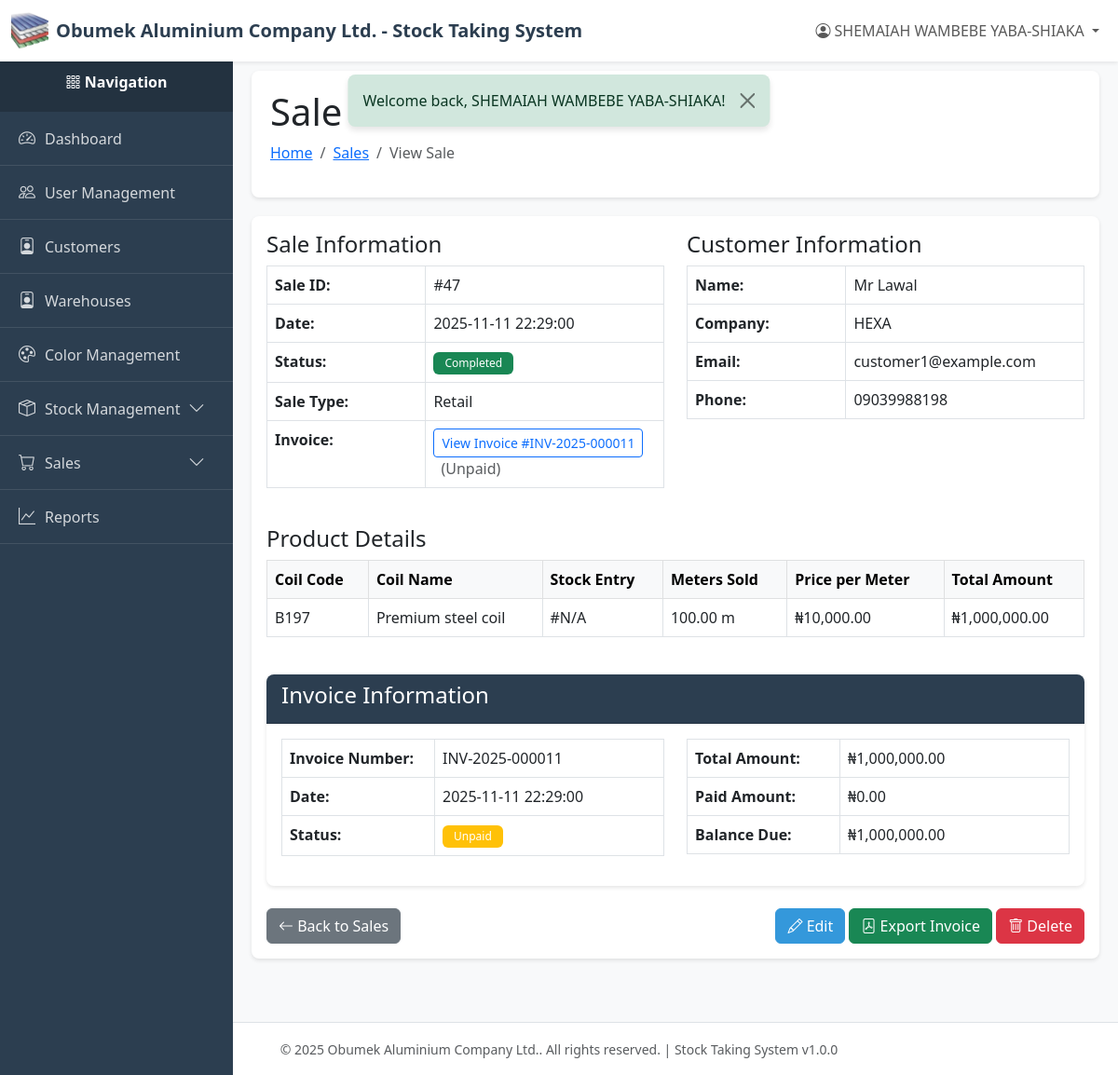
Page /index.php?page=sales_view&id=47 (signed in) on the earlier database version.
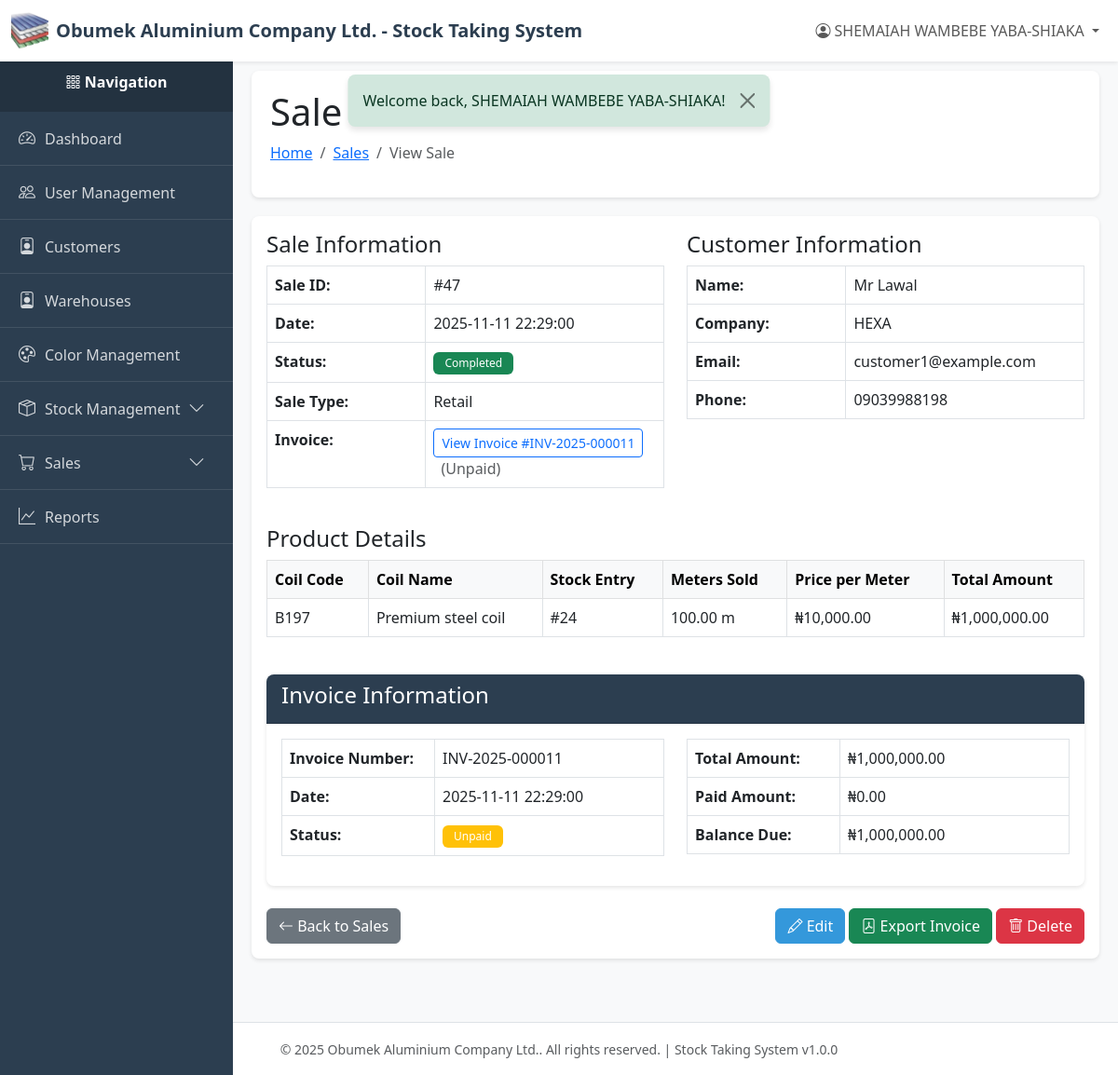
Same page on the later database version.
### tables this page shows
CREATE TABLE `stock_entries` (
  `id` int(11) NOT NULL,
  `coil_id` int(11) NOT NULL,
  `meters` decimal(10,2) NOT NULL,
  `meters_remaining` decimal(10,2) NOT NULL,
  `meters_used` decimal(10,2) DEFAULT 0.00,
  `status` enum('available','factory_use','sold') NOT NULL DEFAULT 'available' COMMENT 'Stock entry status: available for direct sale or factory use',
  `created_by` int(11) NOT NULL,
  `created_at` timestamp NOT NULL DEFAULT current_timestamp(),
  `updated_at` timestamp NULL DEFAULT NULL ON UPDATE current_timestamp(),
  `deleted_at` timestamp NULL DEFAULT NULL
);

### index.php (called while the page is built, shortened)
<?php
require_once __DIR__ . '/controllers/routes.php';

### config/db.php (called while the page is built, shortened)
<?php
class Database {
    private static $instance = null;
    private $connection;
    private $host = 'localhost';
    private $db_name = 'stock_system';
    private $username = 'root';
    private $password = '';
    private $charset = 'utf8mb4';
    private function __construct() {
        try {
            $dsn = "mysql:host={$this->host};dbname={$this->db_name};charset={$this->charset}";
            $options = [
                PDO::ATTR_ERRMODE            => PDO::ERRMODE_EXCEPTION,
                PDO::ATTR_DEFAULT_FETCH_MODE => PDO::FETCH_ASSOC,
                PDO::ATTR_EMULATE_PREPARES   => false,
            ];
            $this->connection = new PDO($dsn, $this->username, $this->password, $options);
        } catch (PDOException $e) {
            error_log("Database Connection Error: " . $e->getMessage());
            die("Database connection failed. Please contact the administrator.");
        }
    }
    public static function getInstance() {
        if (self::$instance === null) {
            self::$instance = new self();
        }
        return self::$instance;
    }
    public function getConnection() {
        return $this->connection;
    }
}

### models/sale.php (called while the page is built, shortened)
<?php
require_once __DIR__ . '/../config/db.php';
class Sale {
    private $db;
    private $table = 'sales';
    private $invoiceTable = 'invoices';
    public function __construct() {
        $this->db = Database::getInstance()->getConnection();
    }
    public function findById($id) {
        try {
            $sql = "SELECT s.*,
                           c.name as customer_name, c.phone as customer_phone,
                           co.code as coil_code, co.name as coil_name, co.status as coil_status,
                           u.name as created_by_name
                    FROM {$this->table} s
                    LEFT JOIN customers c ON s.customer_id = c.id
                    LEFT JOIN coils co ON s.coil_id = co.id
                    LEFT JOIN users u ON s.created_by = u.id
                    WHERE s.id = :id AND s.deleted_at IS NULL";
            $stmt = $this->db->prepare($sql);
            $stmt->execute([':id' => $id]);
            return $stmt->fetch();
        } catch (PDOException $e) {
            error_log("Sale find error: " . $e->getMessage());
            return false;
        }
    }
    public function getInvoice($saleId) {
        try {
            $sql = "SELECT * FROM {$this->invoiceTable} WHERE sale_id = ? ORDER BY created_at DESC LIMIT 1";
            $stmt = $this->db->prepare($sql);
            $stmt->execute([$saleId]);
            $invoice = $stmt->fetch();
            if ($invoice && isset($invoice['invoice_shape'])) {
                $invoice['invoice_shape'] = json_decode($invoice['invoice_shape'], true);
            }
            return $invoice;
        } catch (PDOException $e) {
            error_log("Error getting sale invoice: " . $e->getMessage());
            return false;
        }
    }
}

### models/customer.php (called while the page is built, shortened)
<?php
require_once __DIR__ . '/../config/db.php';
class Customer {
    private $db;
    private $table = 'customers';
    public function __construct() {
        $this->db = Database::getInstance()->getConnection();
    }
    public function findById($id) {
        try {
            $sql = "SELECT * FROM {$this->table} WHERE id = :id AND deleted_at IS NULL";
            $stmt = $this->db->prepare($sql);
            $stmt->execute([':id' => $id]);
            return $stmt->fetch();
        } catch (PDOException $e) {
            error_log("Customer find error: " . $e->getMessage());
            return false;
        }
    }
}

### models/coil.php (called while the page is built, shortened)
<?php
require_once __DIR__ . '/../config/db.php';
class Coil
{
    private $db;
    private $table = 'coils';
    public function __construct()
    {
        $this->db = Database::getInstance()->getConnection();
    }
    public function findById($id)
    {
        try {
            $sql = "SELECT c.*, col.name as color_name, col.code as color_code, col.hex_code as color_hex
                    FROM {$this->table} c
                    LEFT JOIN colors col ON c.color_id = col.id
                    WHERE c.id = :id AND c.deleted_at IS NULL";
            $stmt = $this->db->prepare($sql);
            $stmt->execute([':id' => $id]);
            return $stmt->fetch();
        } catch (PDOException $e) {
            error_log('Coil find error: ' . $e->getMessage());
            return false;
        }
    }
}

### models/stock_entry.php (called while the page is built, shortened)
<?php
require_once __DIR__ . '/../config/db.php';
class StockEntry
{
    private $db;
    private $table = 'stock_entries';
    public function __construct()
    {
        $this->db = Database::getInstance()->getConnection();
    }
    public function findById($id)
    {
        try {
            $sql = "SELECT se.*, c.code as coil_code, c.name as coil_name, c.status as coil_status
                    FROM {$this->table} se
                    LEFT JOIN coils c ON se.coil_id = c.id
                    WHERE se.id = :id AND se.deleted_at IS NULL";
            $stmt = $this->db->prepare($sql);
            $stmt->execute([':id' => $id]);
            return $stmt->fetch();
        } catch (PDOException $e) {
            error_log('Stock entry find error: ' . $e->getMessage());
            return false;
        }
    }
}

### views/sales/view.php (the view, shortened to what the changed rows need)
<?php
require_once __DIR__ . '/../../config/db.php';
require_once __DIR__ . '/../../models/sale.php';
require_once __DIR__ . '/../../models/customer.php';
require_once __DIR__ . '/../../models/coil.php';
require_once __DIR__ . '/../../models/stock_entry.php';
$saleId = $_GET['id'] ?? null;
$saleModel = new Sale();
$sale = $saleModel->findById($saleId);
$customerModel = new Customer();
$coilModel = new Coil();
$stockEntryModel = new StockEntry();
$customer = $customerModel->findById($sale['customer_id']);
$coil = $coilModel->findById($sale['coil_id']);
$stockEntry = $stockEntryModel->findById($sale['stock_entry_id']);
require_once __DIR__ . '/../../layout/header.php';
?>
<div class="content-wrapper">
    <div class="page-header">
        <h1>Sale Details</h1>
    </div>
    <div class="card">
        <div class="card-body">
            <div class="row mb-4">
                <div class="col-md-6">
                    <table class="table table-bordered">
                        <tr>
                            <th style="width: 40%;">Sale ID:</th>
                        </tr>
                        <tr>
                            <th>Date:</th>
                        </tr>
                        <tr>
                            <th>Status:</th>
                        </tr>
                        <tr>
                            <th>Sale Type:</th>
                        </tr>
                        <?php
                        $invoice = $saleModel->getInvoice($sale['id']);
                        if ($invoice): ?>
                        <tr>
                            <th>Invoice:</th>
                        </tr>
                        <?php endif;
                        ?>
                    </table>
                </div>
                <div class="col-md-6">
                    <?php if ($customer): ?>
                        <table class="table table-bordered">
                            <tr>
                                <th style="width: 40%;">Name:</th>
                            </tr>
                            <tr>
                                <th>Company:</th>
                            </tr>
                            <tr>
                                <th>Email:</th>
                            </tr>
                            <tr>
                                <th>Phone:</th>
                            </tr>
                        </table>
                    <?php else: ?>
                        <div class="alert alert-warning">Customer not found</div>
                    <?php endif; ?>
                </div>
            </div>
            <div class="row mb-4">
                <div class="col-12">
                    <div class="table-responsive">
                        <table class="table table-bordered">
                            <thead class="table-light">
                                <tr>
                                    <th>Coil Code</th>
                                    <th>Coil Name</th>
                                    <th>Stock Entry</th>
                                    <th>Meters Sold</th>
                                    <th>Price per Meter</th>
                                    <th>Total Amount</th>
                                </tr>
                            </thead>
                            <tbody>
                                <tr>
                                    <td><?php echo htmlspecialchars($coil['code'] ?? 'N/A'); ?></td>
                                    <td><?php echo htmlspecialchars($coil['name'] ?? 'N/A'); ?></td>
                                    <td>#<?php echo $stockEntry ? $stockEntry['id'] : 'N/A'; ?></td>
                                    <td><?php echo number_format($sale['meters'], 2); ?> m</td>
                                    <td>₦<?php echo number_format(
                                        $sale['price_per_meter'],
                                        2,
                                    ); ?></td>
                                    <td>₦<?php echo number_format($sale['total_amount'], 2); ?></td>
                                </tr>
                            </tbody>
                        </table>
                    </div>
                </div>
            </div>
            <?php if ($invoice): ?>
            <div class="row mt-4">
                <div class="col-12">
                    <div class="card">
                        <div class="card-body">
                            <div class="row">
                                <div class="col-md-6">
                                    <table class="table table-bordered">
                                        <tr>
                                            <th style="width: 40%;">Invoice Number:</th>
                                        </tr>
                                        <tr>
                                            <th>Date:</th>
                                        </tr>
                                        <tr>
                                            <th>Status:</th>
                                        </tr>
                                    </table>
                                </div>
                                <div class="col-md-6">
                                    <table class="table table-bordered">
                                        <tr>
                                            <th style="width: 40%;">Total Amount:</th>
                                        </tr>
                                        <tr>
                                            <th>Paid Amount:</th>
                                        </tr>
                                        <tr>
                                            <th>Balance Due:</th>
                                        </tr>
                                    </table>
                                </div>
                            </div>
                        </div>
                    </div>
                </div>
            </div>
            <?php endif; ?>
        </div>
    </div>
</div>
<?php require_once __DIR__ . '/../../layout/footer.php'; ?>

Differences in the rows shown:
now on this page (row edited): stock_entries: id "24"
Other differences:
text no longer shown: "N/A"
